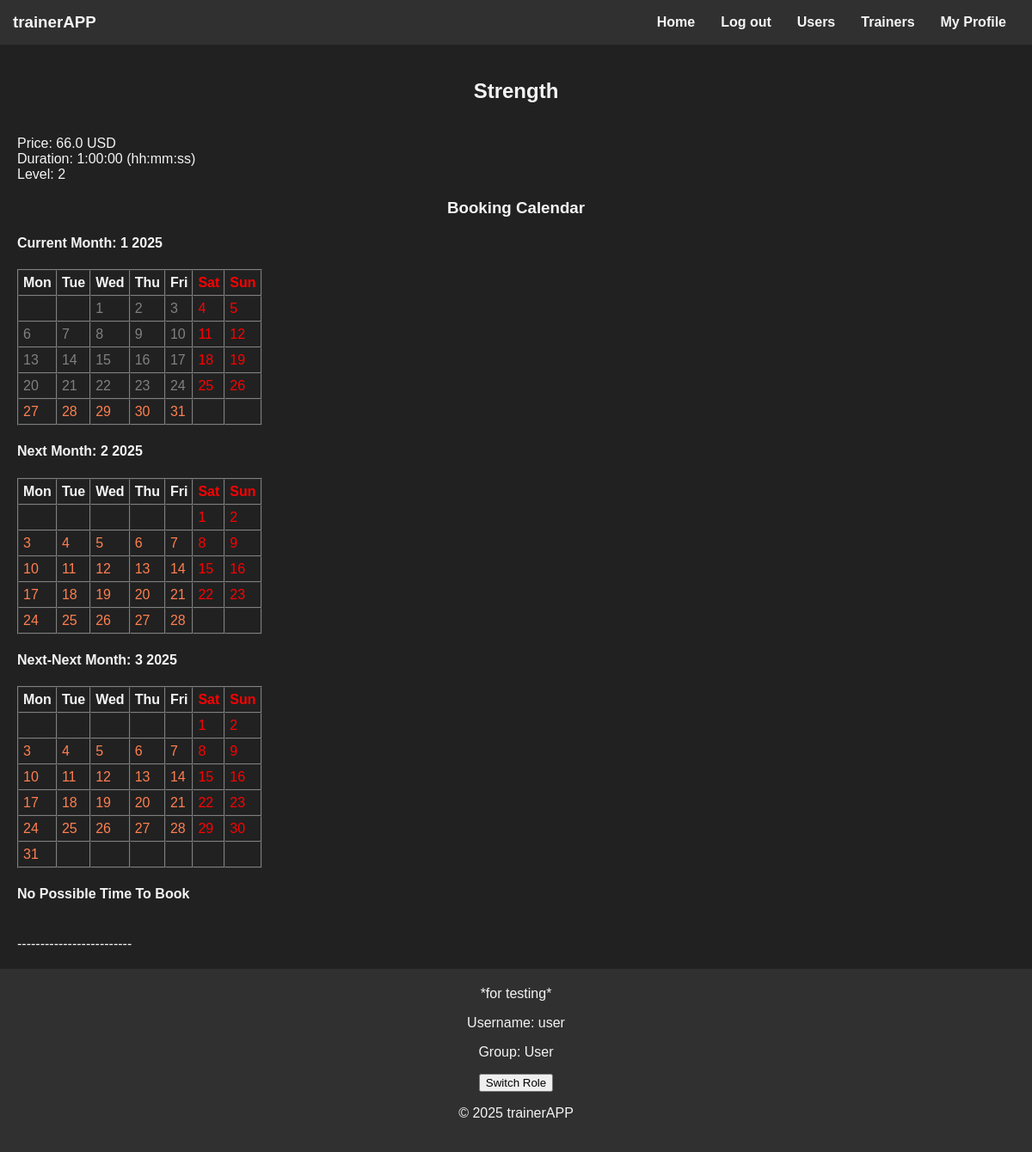
/trainer/13/booking/4/ (signed in), run on the app's committed database.
### trainer/models.py (models this page shows)
class Service(models.Model):
    LEVEL_CHOICES = [(1, "Novice"),
                     (2, "Medium"),
                     (3, "Advanced"), ]
    category = models.ForeignKey(Category, on_delete=models.CASCADE)
    trainer = models.ForeignKey(User, on_delete=models.CASCADE)
    price = models.FloatField()
    level = models.IntegerField(choices=LEVEL_CHOICES)
    duration = models.DurationField()

class Category(models.Model):
    name = models.CharField(max_length=256)

### trainer/views.py (the view, shortened to what this page needs)
# urls.py: path("<int:trainer_id>/booking/<int:service_id>/", views.book_service, name="book_service"),
def book_service(request, trainer_id, service_id, day=None):
    if request.method == "GET":
        if request.user.groups.filter(name="User").exists():
            from trainer.utils import generate_actual_calendar, booking_time_discovery
            service = trainer.models.Service.objects.filter(pk=service_id).first()
            date_param = request.GET.get("date")
            if date_param:
                date = datetime.strptime(date_param, "%Y-%m-%d").date()
            else:
                date = datetime.today().date()
            current_month = int(request.GET.get("month", datetime.now().month))
            current_year = int(request.GET.get("year", datetime.now().year))
            min_date = datetime.today().date()
            max_date = min_date + timedelta(days=90)
            if (current_year, current_month) > (max_date.year, max_date.month):
                current_year, current_month = max_date.year, max_date.month
            if (current_year, current_month) < (min_date.year, min_date.month):
                current_year, current_month = min_date.year, min_date.month
            next_month = current_month + 1 if current_month < 12 else 1
            next_year = current_year if current_month < 12 else current_year + 1
            next_next_month = next_month + 1 if next_month < 12 else 1
            next_next_year = next_year if next_month < 12 else next_year + 1
            calendar_rows = generate_actual_calendar(current_year, current_month, date)
            next_calendar_rows = generate_actual_calendar(next_year, next_month, date)
            next_next_calendar_rows = generate_actual_calendar(next_next_year, next_next_month, date)
            possible_times = booking_time_discovery(trainer_id, service_id, date)
            if not day:
                day = datetime.today().date()
            return render(request, "service.html", {"service": service,
                                                    "calendar_rows": calendar_rows,
                                                    "next_calendar_rows": next_calendar_rows,
                                                    "next_next_calendar_rows": next_next_calendar_rows,
                                                    "current_month": current_month,
                                                    "current_year": current_year,
                                                    "next_month": next_month,
                                                    "next_year": next_year,
                                                    "next_next_month": next_next_month,
                                                    "next_next_year": next_next_year,
                                                    "possible_times": possible_times,
                                                    "selected_day": day})

### trainer/utils.py (called while the page is built)
def is_booking_conflict(current_start, current_end, trainer_booking, date):
    for booking in trainer_booking:
        if booking.datetime_start.date() == date and booking.status != "canceled":
            if not (current_end <= booking.datetime_start or current_start >= booking.datetime_end):
                return True
    return False

def generate_month_days(year, month):
    _, num_days = calendar.monthrange(year, month)
    first_day_of_month = datetime(year, month, 1).weekday()  # 0 - Понедельник, 6 - Воскресенье
    days = [None] * first_day_of_month
    days += list(range(1, num_days + 1))
    while len(days) % 7 != 0:
        days.append(None)
    calendar_rows = [days[i:i + 7] for i in range(0, len(days), 7)]
    return calendar_rows

### templates/service.html (shortened to what this page needs)
{% extends "base.html" %}
{% block content %}
    <h2>{{ service.category.name}}</h2>
            <br>Price: {{ service.price }} USD
            <br>Duration: {{ service.duration }} (hh:mm:ss)
            <br>Level: {{ service.level }}
            {% if not is_trainer %}
                <form action="{% url 'trainer:book_service' trainer_id=service.trainer_id service_id=service.id %}" method="POST" class="booking-form-hours">
                    <h3>Booking Calendar</h3>
                    <h4>Current Month: {{ current_month }} {{ current_year }}</h4>
                    {% include "calendar_table.html" with calendar_rows=calendar_rows year=current_year month=current_month %}
                    <h4>Next Month: {{ next_month }} {{ next_year }}</h4>
                    {% include "calendar_table.html" with calendar_rows=next_calendar_rows year=next_year month=next_month %}
                    <h4>Next-Next Month: {{ next_next_month }} {{ next_next_year }}</h4>
                    {% include "calendar_table.html" with calendar_rows=next_next_calendar_rows year=next_next_year month=next_next_month %}
                    {% if possible_times %}
                        <div>
                            <h4>Choose Time Interval</h4>
                                <select name="booking_time">
                                    {% for time in possible_times %}
                                        <option value="{{ time.0|time:"H:i" }}-{{ time.1|time:"H:i" }}">
                                            {{ time.0|time:"H:i" }} - {{ time.1|time:"H:i" }}
                                        </option>
                                    {% endfor %}
                                </select>
                        </div>
                        <br><button type="submit">Book</button>
                    {% else %}
                        <h4>No Possible Time To Book</h4>
                    {% endif %}
                </form>
            {% endif %}
            <br>-------------------------
{% endblock %}

### templates/base.html (shortened to what this page needs)
<!DOCTYPE html>
<html lang="en">
<head>
    {% load static %}
    <link rel="stylesheet" type="text/css" href="{% static 'css/styles.css' %}">
</head>
<body>
    <header>
        <h3>trainerAPP</h3>
        <nav>
            <ul>
                <li><a href="/">Home</a></li>
                {% if request.user.is_authenticated %}
                    <li><a href="/logout/">Log out</a></li>
                    <li><a href="/users/">Users</a></li>
                    <li><a href="/trainer/">Trainers</a></li>
                    <li><a href="/users/{{ request.user.id }}">My Profile</a></li>
                {% else %}
                    <li><a href="/register/">Registration</a></li>
                    <li><a href="/login/">Log in</a></li>
                {% endif %}
            </ul>
        </nav>
    </header>
    <main>
        {% block content %}
        {% endblock %}
    </main>
    <footer>
        *for testing*
        <p>Username: {{ request.user.username }}</p>
        {% if request.user.groups.first %}
            <p>Group: {{ request.user.groups.first.name }}</p>
            <form action="{% url 'hot_change_group' %}" method="POST">
                <button type="submit">Switch Role</button>
            </form>
        {% else %}
            No group assigned
        {% endif %}
        <p>&copy; 2025 trainerAPP</p>
    </footer>
</body>
</html>

### static/css/styles.css (style rules this page uses)
:root { --background-color: #212121; --text-color: #f4f4f4; --header-background: #303030; --link-color: #ff7f50; --highlight-color: #4caf50; --footer-background: #303030; --form-background: #2c2c2c; }
body { display: flex; flex-direction: column; min-height: 100vh; margin: 0; background-color: var(--background-color); color: var(--text-color); font-family: Arial, sans-serif; }
a { color: var(--link-color); text-decoration: none; }
h3, h2, h1 { color: var(--text-color); text-align: center; }
main { flex-grow: 1; margin: 20px; }

### static/css/header.css (style rules this page uses)
header { background-color: var(--header-background); color: var(--text-color); padding: 15px; display: flex; justify-content: space-between; align-items: center; }
header h3 { margin: 0; }
nav ul { list-style-type: none; margin: 0; padding: 0; display: flex; justify-content: center; }
nav li { margin: 0 15px; }
nav a { color: var(--text-color); font-weight: bold; font-size: 16px; }

### static/css/footer.css (style rules this page uses)
footer { background-color: var(--footer-background); color: var(--text-color); text-align: center; padding: 20px; position: relative; }

### data on the page
Service: category.name "Strength", price "66.0", duration "1:00:00", level "2"

### other printed values
{{ current_month }} "1"
{{ current_year }} "2025"
{{ day.number }} "1" "2" "3" "6" "7" "8" "9" "10" "13" "14" "15" "16" "17" "20" "21" "22" "23" "24"
{{ day.number }} "4" "5" "11" "12" "18" "19" "25" "26" "1" "2" "8" "9" "15" "16" "22" "23" "1" "2" "8" "9" "15" "16" "22" "23" "29" "30"
{{ day.number }} "27" "28" "29" "30" "31" "3" "4" "5" "6" "7" "10" "11" "12" "13" "14" "17" "18" "19" "20" "21" "24" "25" "26" "27" "28" "3" "4" "5" "6" "7" "10" "11" "12" "13" "14" "17" "18" "19" "20" "21" "24" "25" "26" "27" "28" "31"
{{ next_month }} "2"
{{ next_year }} "2025"
{{ next_next_month }} "3"
{{ next_next_year }} "2025"
{{ request.user.username }} "user"
{{ request.user.groups.first.name }} "User"
